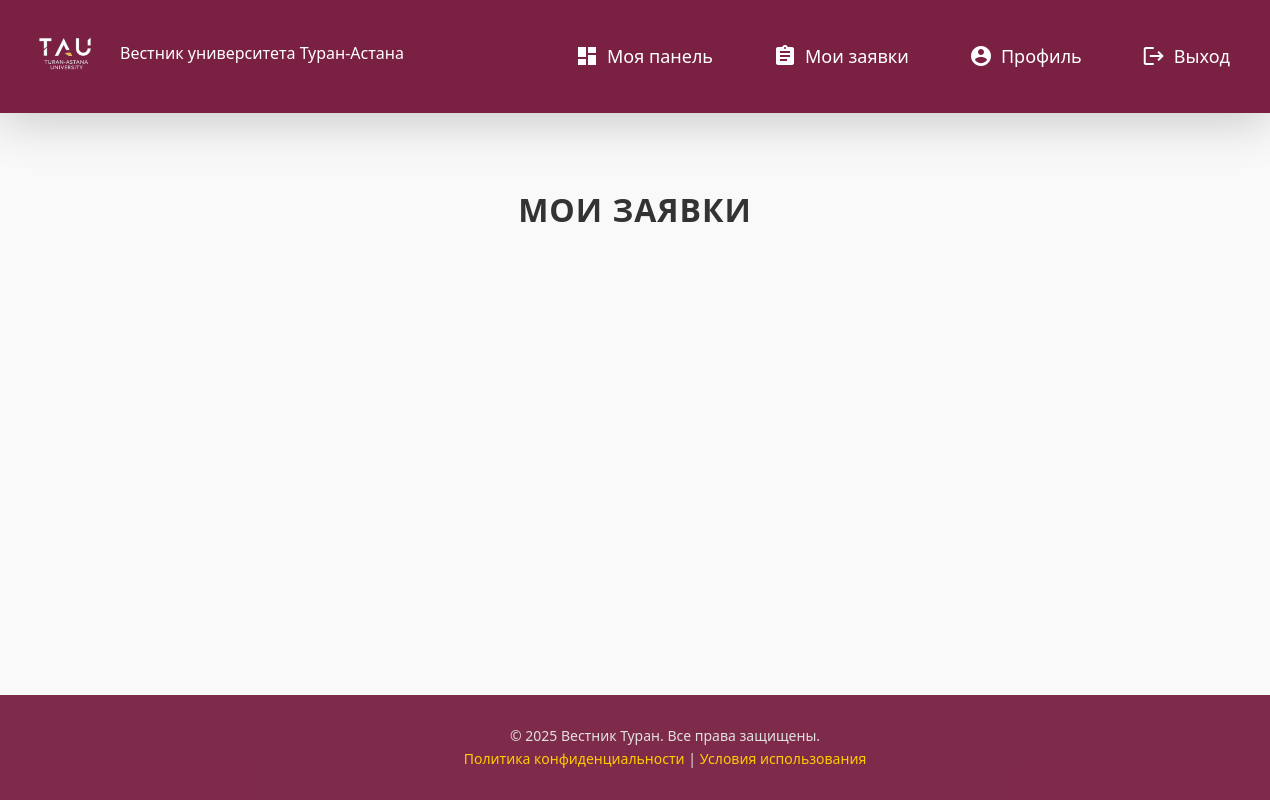
/bid/my/ (signed in), run on an earlier commit of the app's database.
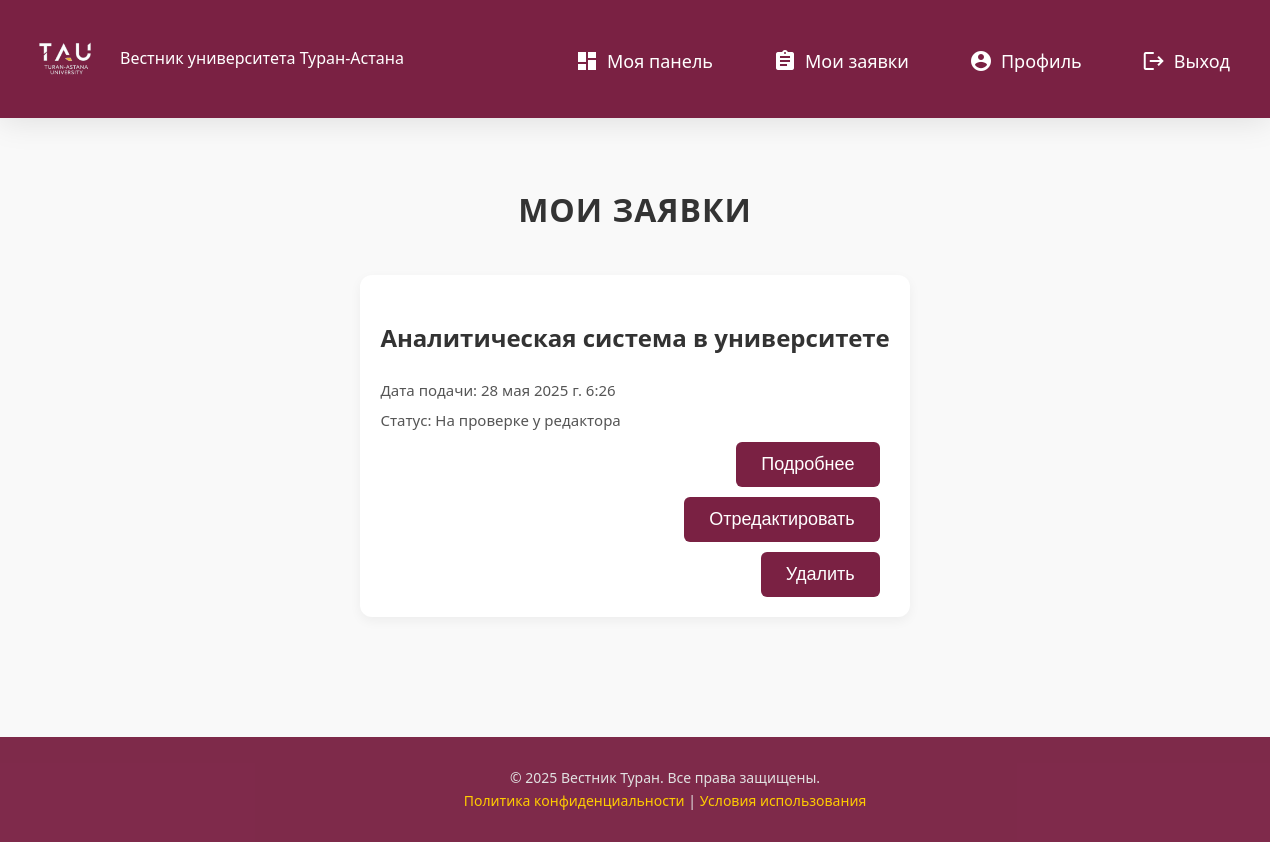
And on a later commit of the database.
### bid/models.py (models this page shows)
class Bid(models.Model):
    status = models.CharField(max_length=255, choices=BidStatus.choices, default=BidStatus.DRAFT)
    date_created = models.DateTimeField(auto_now_add=True)
    review = RichTextField(null=True, blank=True)
    reviewer = models.ForeignKey(CustomUser, on_delete=models.PROTECT, null=True, blank=True)
    article = models.ForeignKey(Article, on_delete=models.CASCADE)
    responsible = models.ForeignKey(CustomUser, on_delete=models.CASCADE, null=True, blank=True, related_name='bids_responsible')
    comment = RichTextField(null=True, blank=True)
    exclusive_submission = models.BooleanField(null=True, blank=True, default=True, help_text="Подтвердите, что статья не публиковалась ранее и не рассматривается другим журналом")
    no_plagiarism = models.BooleanField(null=True, blank=True,
        default=True,
        help_text="Подтвердите, что в статье отсутствуют неправомерные заимствования текста (плагиат)"
    )
    authors_confirmed = models.BooleanField(null=True, blank=True,
        default=False,
        help_text="Все авторы подтвердили прочтение и согласие с рукописью"
    )
    ai_usage_details = models.TextField(null=False, blank=False,
        help_text="Если применялся ИИ, опишите, на каких этапах (поиск источников, анализ данных, визуализация и т.п.)"
    )
    manuscript = models.FileField(null=True, blank=True,
        upload_to='manuscripts/',
        help_text=(
            'Файл рукописи статьи в формате *.DOC или *.DOCX. '
            'Перед загрузкой убедитесь, что файл оформлен в соответствии с '
            '<a href="URL_на_требования" target="_blank">требованиями для авторов</a> и не содержит никаких упоминаний об авторах, '
            'их местах работы, должностях, ученых степенях и ученых званиях, а также об источниках финансирования и иной информации, '
            'которая может использоваться для идентификации авторов.'
        )
    )
    authors_file = models.FileField(null=True, blank=True,
        upload_to='authors_files/',
        help_text=(
            'Файл со сведениями об авторах в формате *.DOC или *.DOCX. Перед загрузкой убедитесь, что файл оформлен в соответствии с '
            '<a href="URL_на_требования" target="_blank">требованиями для авторов</a> и включает:<br>'
            '– Ф. И. О. авторов, их аффилиации (название подразделения, организация, город, страна), ученые степени, звания, ORCID;<br>'
            '– информацию для корреспонденции: Ф. И. О., email, номер телефона;<br>'
            '– информацию об источниках финансирования;<br>'
            '– информацию о вкладе авторов (с указанием инициалов и видов вклада);<br>'
            '– иные авторские комментарии и примечания (конфликты интересов, благодарности и т.п.).'
        )
    )
    cover_letter = models.FileField(null=True, blank=True,
        upload_to='cover_letters/',
        help_text=(
            'Файл с заполненным и подписанным всеми авторами письмом в формате *.PDF. '
            'Перед загрузкой убедитесь, что файл оформлен в соответствии с '
            '<a href="URL_на_требования" target="_blank">требованиями</a>.'
        )
    )

### articles/models.py (models this page shows)
class Article(models.Model):
    file = models.FileField(upload_to='articles/')  # <-- сюда будет загружаться файл
    language = models.CharField(choices=LanguageChoicesArticle.choices, default=LanguageChoicesArticle.RU)
    tags = models.ManyToManyField(Tag, related_name="articles")
    date = models.DateTimeField(auto_now_add=True)
    title = models.CharField(max_length=255, null=True, blank=True)
    title_kk = models.CharField(max_length=255, null=True, blank=True)
    title_ru = models.CharField(max_length=255, null=True, blank=True)
    annotation = RichTextField(null=True, blank=True)
    annotation_kk = RichTextField(null=True, blank=True)
    annotation_ru = RichTextField(null=True, blank=True)
    authors = models.CharField(max_length=255, null=True, blank=True)
    user = models.ForeignKey('users.CustomUser', on_delete=models.CASCADE, null=True, blank=True)
    category = models.ForeignKey(to=Category, on_delete=models.CASCADE, null=True, blank=True)

### bid/views.py (the view)
# urls.py: path("my/", BidListView.as_view(), name="my_bids"),
class BidListView(LoginRequiredMixin, ListView):
    model = Bid
    template_name = "bid/requests.html"
    login_url = '/users/login/'
    paginate_by = 3
    def get_paginate_by(self, queryset):
        if self.request.user.role == CustomUser.REDACTOR:
            return 10  # например, для редактора показывать по 10 заявок
        return 3  # для остальных — по 3
    def get_queryset(self):
        if self.request.user.role == CustomUser.REDACTOR:
            return super().get_queryset()
        queryset = super().get_queryset()
        return queryset.filter(responsible=self.request.user)
    def get(self, request, *args, **kwargs):
        self.object_list = self.get_queryset()
        context = self.get_context_data()
        if self.request.user.role == CustomUser.REDACTOR:
            return render(request, template_name="bid/redactor/bid-list.html", context=context)
        return render(request, template_name=self.template_name, context=context)

### bid/templates/bid/requests.html (shortened to what this page needs)
{% extends 'base.html' %}
{% load static %}
  {% block css %}
  <link rel="stylesheet" href="{% static 'css/main.css' %}">
  <link rel="stylesheet" href="{% static 'css/requests.css' %}">
  {% endblock %}
{% block content %}
  <main class="main-content">
    <h2>Мои заявки</h2>
    <section class="requests-section">
      {% for obj in object_list %}
        <div class="request-item">
          <h3 class="request-title">{{ obj.article.title }}</h3>
          <p class="request-date">Дата подачи: {{ obj.date_created }}</p>
          <p class="request-status">Статус: {{ obj.get_status_display  }}</p>
          <div class="request-actions">
            <button class="btn">Подробнее</button>
            <button class="btn">
              <a href="{% url 'edit-request' obj.pk %}" style="color: inherit; text-decoration: none;">Отредактировать</a>
            </button>
            <button class="btn">Удалить</button>
          </div>
        </div>
      {% endfor %}
    </section>
  </main>
{% endblock %}

What changed in the data, as far as the page shows it:
added Bid: article "Аналитическая система в университете", date_created "28 мая 2025 г. 6:26", status "На проверке у редактора"
